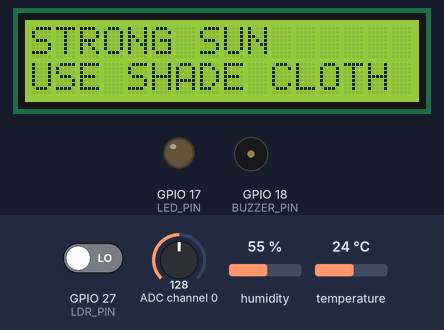
A program run on a simulated Raspberry Pi (BCM pin numbers). Parts: 16×2 character LCD, output pins drawn as LEDs (lit = HIGH), buzzer (waves = sounding, pin HIGH). The inputs (shaded band) are chosen by the test bench; at power-on: humidity 55 %, temperature 24 °C, GPIO 27 (LDR_PIN) LOW, ADC channel 0 = 128 (analog values on the 0–255 scale). Threads take turns every 2 ms; what the program prints to the terminal is not drawn.

Above: at 1.4 s.
1.5 s: humidity set to 88 %
At 5.4 s:
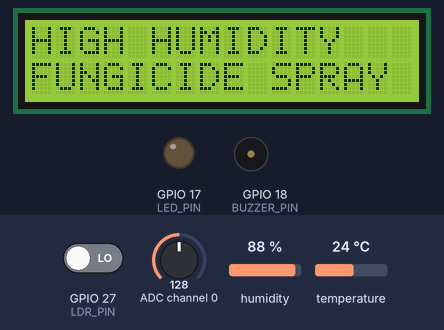
9.0 s: temperature set to 27 °C
At 15.0 s:
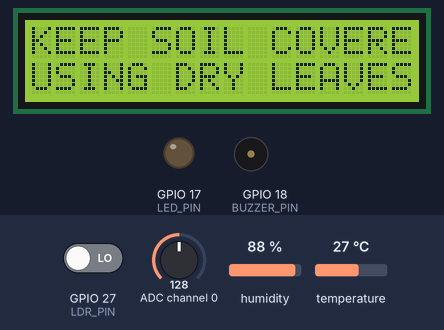
17.8 s: temperature set to 30 °C
21.8 s: humidity set to 22 %
At 30.5 s:
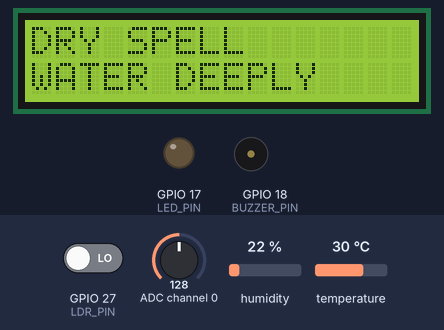
30.6 s: temperature set to 12 °C
At 38.4 s:
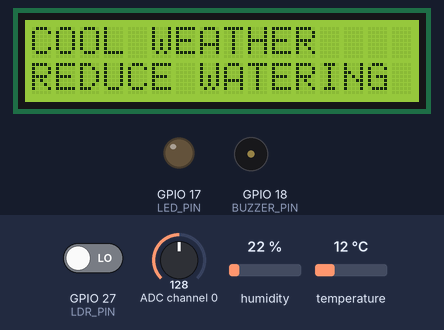
Timing chart, 0 to 39.9 s (numbered marks = the images above; inputs shaded):
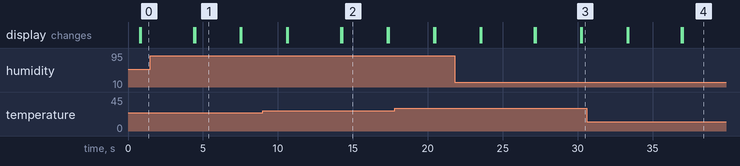

The program:

app.py
```python
from flask import Flask, render_template, jsonify
from sensor_utils import read_sensors
import threading
import I2C_LCD_driver
import RPi.GPIO as GPIO
from time import sleep

app = Flask(__name__)
lcd = I2C_LCD_driver.lcd()
sensor_data = {
    "temperature": 0,
    "humidity": 0,
    "light": "LOW",
    "rain": "DRY",
    "messages": [],
    "led_on": False,
    "alert_condition": False
}

def get_recommendations(temp, hum, light, rain):
    recs = []

    # Temperature rules
    if temp > 35:
        recs.append(("EXTREME HEAT!", "SHADE & WATER 2X"))
    elif temp > 30:
        recs.append(("HOT WEATHER", "WATER AT DAWN"))
    elif temp > 26:
        recs.append(("KEEP SOIL COVERED", "USING DRY LEAVES"))
    elif temp < 10:
        recs.append(("COLD RISK", "COVER BERRIES"))
    elif temp < 15:
        recs.append(("COOL WEATHER", "REDUCE WATERING"))

    # Humidity rules
    if hum > 85:
        recs.append(("HIGH HUMIDITY", "FUNGICIDE SPRAY"))
        recs.append(("MONSOON ALERT", "IMPROVE DRAINAGE"))
    elif hum > 75:
        recs.append(("HUMID", "TRIM BERRIES"))
    elif hum < 50:
        recs.append(("DRY SPELL", "WATER DEEPLY"))

    # Light and rain
    if light == "LOW" and rain == "WET":
        recs.append(("LOW LIGHT", "WATCH FOR MOLD"))
    elif light == "HIGH":
        recs.append(("STRONG SUN", "USE SHADE CLOTH"))

    # Default if no rules match
    if not recs:
        recs.append(("ALL NORMAL", "KEEP OBSERVING"))

    return recs

def update_lcd_and_data():
    global sensor_data
    while True:
        try:
            temp, hum, light, rain = read_sensors()

            if temp is None or hum is None:
                print("[WARNING] Sensor read failed, retrying...")
                sleep(2)
                continue

            recs = get_recommendations(temp, hum, light, rain)

            sensor_data.update({
                "temperature": round(temp),
                "humidity": round(hum),
                "light": light,
                "rain": rain,
                "messages": [f"{title}: {action}" for title, action in recs],
                "led_on": GPIO.input(17) == GPIO.HIGH,
                "alert_condition": (hum > 70 and temp > 20)
            })

            for title, action in recs:
                lcd.lcd_clear()
                lcd.lcd_display_string(title[:16], 1)
                lcd.lcd_display_string(action[:16], 2)
                sleep(3)

        except Exception as e:
            print(f"Error in sensor update: {e}")
            sleep(5)

@app.route('/')
def dashboard():
    return render_template("dashboard.html")

@app.route('/data')
def data():
    return jsonify(sensor_data)

if __name__ == '__main__':
    try:
        GPIO.setmode(GPIO.BCM)
        GPIO.setwarnings(False)

        thread = threading.Thread(target=update_lcd_and_data, daemon=True)
        thread.start()

        app.run(host='0.0.0.0', port=5000)
    except KeyboardInterrupt:
        lcd.lcd_clear()
        GPIO.cleanup()
```

sensor_utils.py
```python
import Adafruit_DHT
import RPi.GPIO as GPIO
from smbus import SMBus
import time

# Sensor and GPIO Setup
DHT_PIN = 4
LDR_PIN = 27
PCF_ADDR = 0x48
DHT_SENSOR = Adafruit_DHT.DHT11
LED_PIN = 17
BUZZER_PIN = 18

# Musical note frequencies (Hz) - Full set including G3
C3 = 131; D3 = 147; E3 = 165; F3 = 175; G3 = 196; A3 = 220; B3 = 247
C4 = 261; D4 = 293; E4 = 329; F4 = 349; G4 = 392; A4 = 440; B4 = 493
C5 = 523

# Alert melodies and durations (ms)
CRITICAL_ALERT = {
    'melody': [E4, E4, E4, E4, E4, E4, E4, G4, C4, D4, E4, F4, F4, F4, F4],
    'durations': [200,200,200,200,200,200,200,200,200,200,200,200,200,200,200]
}

HIGH_HUMIDITY_ALERT = {
    'melody': [C4, G4, G4, A4, G4, 0, B4, C5],
    'durations': [400,200,200,400,400,400,400,400]
}

LOW_TEMP_ALERT = {
    'melody': [C4, D4, E4, F4, G4, A4, B4, C5],
    'durations': [300,300,300,300,300,300,300,300]
}

# Initialize GPIO
GPIO.setmode(GPIO.BCM)
GPIO.setwarnings(False)
GPIO.setup(LDR_PIN, GPIO.IN)
GPIO.setup(LED_PIN, GPIO.OUT)
GPIO.setup(BUZZER_PIN, GPIO.OUT)
GPIO.output(LED_PIN, GPIO.LOW)
GPIO.output(BUZZER_PIN, GPIO.LOW)

def play_tone(pin, frequency, duration_ms):
    """Play a single tone with precise timing"""
    if frequency == 0:  # rest/pause
        time.sleep(duration_ms/1000.0)
        return

    period = 1.0 / frequency
    half_period = period / 2.0
    duration_s = duration_ms / 1000.0
    cycles = int(duration_s / period)

    for _ in range(cycles):
        GPIO.output(pin, GPIO.HIGH)
        time.sleep(half_period)
        GPIO.output(pin, GPIO.LOW)
        time.sleep(half_period)

def play_melody(pin, melody_data):
    """Play a complete melody with LED feedback"""
    melody = melody_data['melody']
    durations = melody_data['durations']

    GPIO.output(LED_PIN, GPIO.HIGH)  # Turn on LED during alert

    for i in range(len(melody)):
        play_tone(pin, melody[i], durations[i])
        time.sleep(0.03)  # short pause between notes

    GPIO.output(LED_PIN, GPIO.LOW)
    GPIO.output(pin, GPIO.LOW)

def read_pcf8591(channel):
    """Read analog value from PCF8591"""
    bus = SMBus(1)
    try:
        bus.write_byte(PCF_ADDR, 0x40 | channel)
        bus.read_byte(PCF_ADDR)  # dummy read
        return bus.read_byte(PCF_ADDR)
    except Exception as e:
        print(f"[ERROR] PCF8591 read failed: {e}")
        return None
    finally:
        bus.close()

def read_sensors():
    """Read all sensors and trigger appropriate alerts"""
    hum, temp = Adafruit_DHT.read_retry(DHT_SENSOR, DHT_PIN)

    # Default values if sensors fail
    if temp is None:
        temp = 0
        print("[WARNING] Failed to read temperature")
    if hum is None:
        hum = 0
        print("[WARNING] Failed to read humidity")


    if temp < 25 and temp > 15:  # Critical condition
        print("Optimal For Growth")


    # Process alerts based on conditions
    if hum > 80 and temp > 28:  # Critical condition
        print("[ALERT] Critical: High temp and humidity!")
        play_melody(BUZZER_PIN, CRITICAL_ALERT)
    elif hum >85:  # High humidity
        print("[ALERT] High humidity detected")

    elif temp < 10:  # Low temperature
        print("[ALERT] Low temperature detected")

    else:
        GPIO.output(LED_PIN, GPIO.LOW)
        GPIO.output(BUZZER_PIN, GPIO.LOW)

    # Read light sensor
    light_gpio = GPIO.input(LDR_PIN)
    light = "LOW" if light_gpio else "HIGH"

    # Read rain sensor
    rain_val = read_pcf8591(0)
    if rain_val is None:
        rain_val = 0
    rain = "WET" if rain_val < 50 else "DAMP" if rain_val < 150 else "DRY"

    print(f"[SENSOR] Temp: {temp}C, Hum: {hum}%, Light: {light}, Rain: {rain}")
    return temp, hum, light, rain

if __name__ == "__main__":
    try:
        print("Starting sensor monitoring...")
        while True:
            temp, hum, light, rain = read_sensors()
            time.sleep(2)  # Short delay between readings

    except KeyboardInterrupt:
        print("\nStopping monitoring...")
    finally:
        GPIO.cleanup()
        print("GPIO cleanup complete")
```

Measured:
- after the input at 1.5 s, the display: first differs from a run without the input after 3.0 s (image 1)
- after the input at 9.0 s, the display: first differs from a run without the input after 5.3 s (image 2)
- after the input at 21.8 s, GPIO 17 (LED_PIN): stays LOW (without the input it goes to HIGH after 5.3 s); GPIO 18 (BUZZER_PIN): stays LOW (without the input it goes to HIGH after 7.4 s)
- after the input at 30.6 s, the display: first differs from a run without the input after 6.4 s (image 4)
- what the display in image 1 shows lasts 3.0 s, from 4.5 s to 7.5 s
